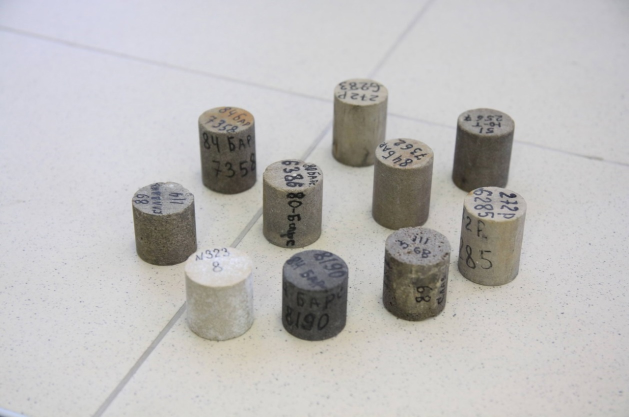
#> input picture HW3 - Count objects/count_cylindres.jpg, 1257 x 834 px (shown at 1/2 size)
$ jupyter execute 'HW3 - Count_objects.ipynb'
#> lines starting #> are read from the running program, lines starting #| are printed output that depends on the picture; after the words box and inside, x2 and y2 are one past the last pixel; in counts of white or black regions, pixels touching at a corner belong together
## Подсчет объектов

**Erode + dilate**

[cell 1]
import cv2 as cv
import numpy as np
import matplotlib.pyplot as plt
import requests


image_path = 'count_cylindres.jpg'
image = cv.imread(image_path)
#> image is the input picture: shape (834, 1257, 3); mean B, G, R 187.4, 188, 189.6


gray = cv.cvtColor(image, cv.COLOR_BGR2GRAY)

# Применение пороговой обработки
_, thresh = cv.threshold(gray, 0, 225, cv.THRESH_BINARY_INV + cv.THRESH_OTSU)
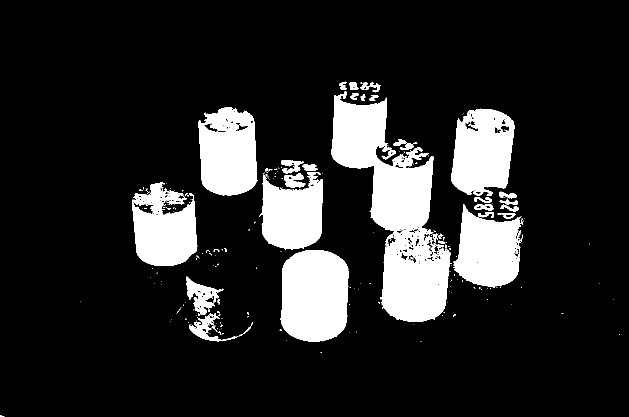
#> thresh: shape (834, 1257) (shown at 1/2 size); values 0 (black) and 225 (white), 15.2% white; 235 white regions (188 under 20 px), largest, box (x1, y1, x2, y2) and area: (663, 182, 903, 644) 47806, (561, 500, 698, 684) 21688, (397, 214, 515, 391) 17015

# Создание структурного элемента (ядро) для морфологических операций
kernel = cv.getStructuringElement(cv.MORPH_ELLIPSE, (35, 35))

# Применение эрозии для разделения объектов
eroded = cv.erode(thresh, kernel, iterations=1)
#> eroded: shape (834, 1257); values 0 (black) and 225 (white), 6.2% white; 9 white regions, largest, box (x1, y1, x2, y2) and area: (579, 517, 680, 667) 13332, (759, 344, 847, 445) 7196, (781, 527, 881, 627) 7107

# Применение дилатации для восстановления формы объектов
dilated = cv.dilate(eroded, kernel, iterations=1)
#> dilated: shape (834, 1257); values 0 (black) and 225 (white), 12.2% white; 9 white regions, largest, box (x1, y1, x2, y2) and area: (562, 500, 697, 684) 21651, (764, 510, 898, 644) 14429, (911, 430, 1036, 573) 14362

num_labels, markers = cv.connectedComponents(dilated)
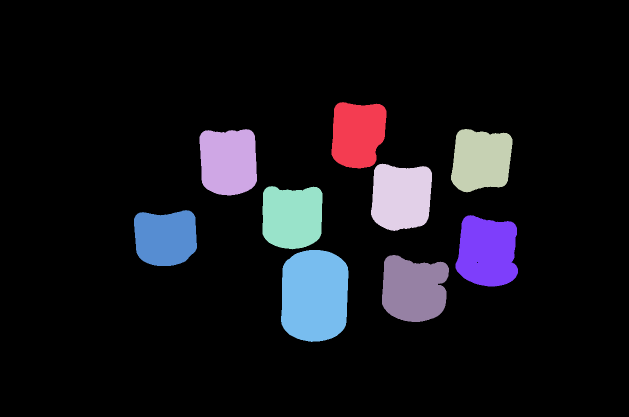
#> markers: shape (834, 1257) int32 (shown at 1/2 size); 10 distinct labels, from 0 to 9; one colour per label, 0 black
#> num_labels = 10


print(f"Количество цилиндров на изображении: {num_labels - 1}")
#| Количество цилиндров на изображении: 9


plt.figure(figsize=(15, 6))


plt.subplot(1, 3, 1)
plt.title("Оригинальное изображение")
plt.imshow(cv.cvtColor(image, cv.COLOR_BGR2RGB))
plt.axis("off")

plt.subplot(1, 3, 2)
plt.title("Пороговая обработка")
plt.imshow(thresh, cmap="gray")
plt.axis("off")

plt.subplot(1, 3, 3)
plt.title("Эрозия + Дилатация")
plt.imshow(dilated, cmap="gray")
plt.axis("off")

plt.show()
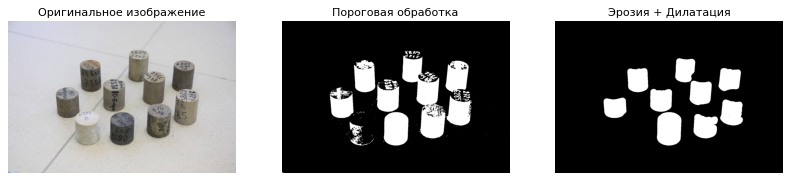
#> figure drawn by matplotlib, 3 panels

**C выравниванием гистограммы - CLAHE**

[cell 2]
# с выравниванием гистограммы - CLAHE


gray = cv.cvtColor(image, cv.COLOR_BGR2GRAY)

# Выравнивание гистограммы для повышения контраста
clahe = cv.createCLAHE(clipLimit=2.0, tileGridSize=(5, 5))
equalized = clahe.apply(gray)
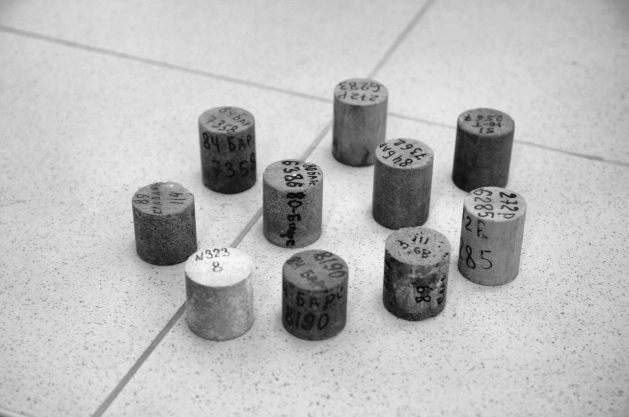
#> equalized: shape (834, 1257) (shown at 1/2 size); min 5, max 249, mean 186.2

# Применение пороговой обработки с Otsu
_, thresh_otsu = cv.threshold(equalized, 0, 255, cv.THRESH_BINARY_INV + cv.THRESH_OTSU)
#> thresh_otsu: shape (834, 1257); 15.8% white; 342 white regions (284 under 20 px), largest, box (x1, y1, x2, y2) and area: (662, 182, 867, 462) 27814, (556, 500, 697, 685) 21667, (902, 217, 1029, 392) 17139


kernel = cv.getStructuringElement(cv.MORPH_ELLIPSE, (25, 25))

eroded = cv.erode(thresh_otsu, kernel, iterations=1)
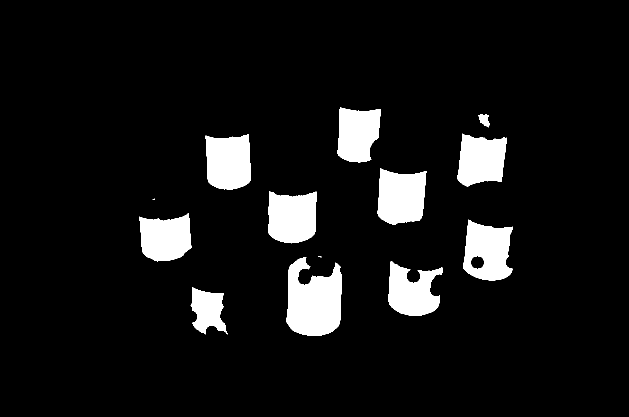
#> eroded: shape (834, 1257) (shown at 1/2 size); 8% white; 13 white regions (2 under 20 px), largest, box (x1, y1, x2, y2) and area: (572, 514, 684, 672) 12880, (755, 336, 853, 450) 8906, (926, 439, 1025, 562) 8674
dilated = cv.dilate(eroded, kernel, iterations=1)
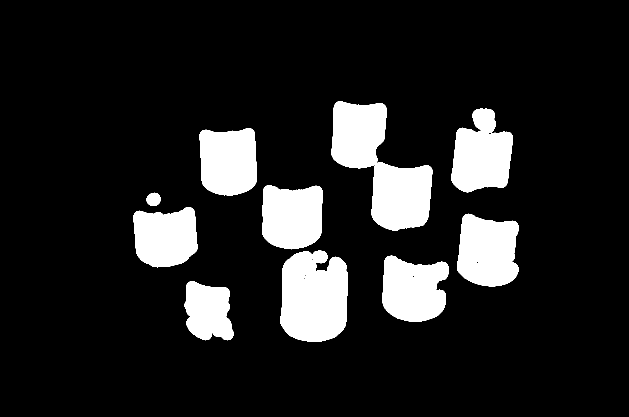
#> dilated: shape (834, 1257) (shown at 1/2 size); 13.3% white; 10 white regions, largest, box (x1, y1, x2, y2) and area: (663, 202, 865, 462) 26285, (560, 501, 696, 684) 20906, (903, 217, 1026, 385) 14738

num_labels, markers = cv.connectedComponents(dilated)
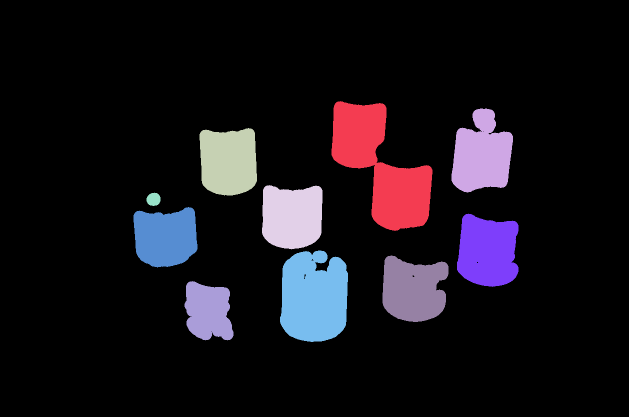
#> markers: shape (834, 1257) int32 (shown at 1/2 size); 11 distinct labels, from 0 to 10; one colour per label, 0 black
#> num_labels = 11

print(f"Количество цилиндров на изображении: {num_labels - 1}")
#| Количество цилиндров на изображении: 10


plt.figure(figsize=(18, 6))

plt.subplot(1, 4, 1)
plt.title("Оригинальное изображение")
plt.imshow(cv.cvtColor(image, cv.COLOR_BGR2RGB))
plt.axis("off")

plt.subplot(1, 4, 2)
plt.title("Выравненная гистограмма")
plt.imshow(equalized, cmap="gray")
plt.axis("off")

plt.subplot(1, 4, 3)
plt.title("Пороговая обработка (Otsu)")
plt.imshow(thresh_otsu, cmap="gray")
plt.axis("off")

plt.subplot(1, 4, 4)
plt.title("Обработанное изображение")
plt.imshow(dilated, cmap="gray")
plt.axis("off")

plt.show()
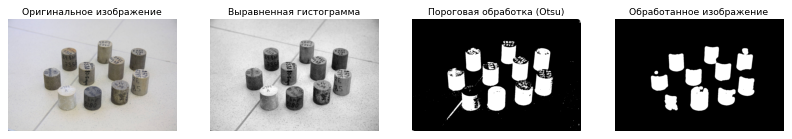
#> figure drawn by matplotlib, 4 panels

**Find Contours**

[cell 3]
gray = cv.cvtColor(image, cv.COLOR_BGR2GRAY)

# Блюр
blurred = cv.GaussianBlur(gray, (11,11), 4)

# Пороговая обработка
_, threshold = cv.threshold(blurred, 170, 200, cv.THRESH_BINARY_INV)
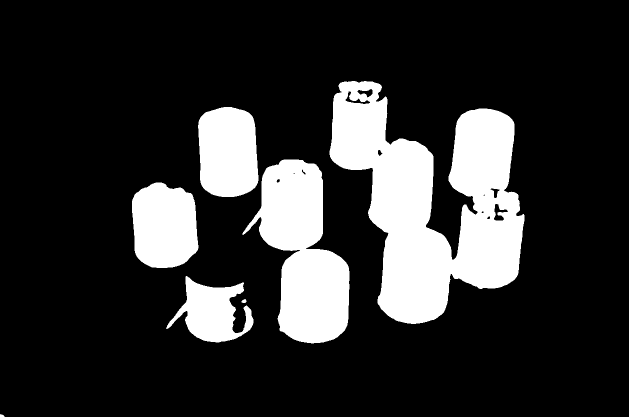
#> threshold: shape (834, 1257) (shown at 1/2 size); values 0 (black) and 200 (white), 18.6% white; 7 white regions

# Поиск контуров
contours, _ = cv.findContours(threshold, cv.RETR_EXTERNAL, cv.CHAIN_APPROX_SIMPLE)
#> contours = 7 contours; box (x1, y1, x2, y2) and area: (659, 162, 1049, 648) 100966, (485, 319, 699, 687) 43603, (264, 365, 397, 536) 18704, (396, 214, 517, 394) 18675, (332, 552, 507, 685) 11652, (483, 598, 493, 606) 46, (0, 828, 9, 834) 27

output_image = image.copy()
cv.drawContours(output_image, contours, -1, (0, 255, 0), 2)
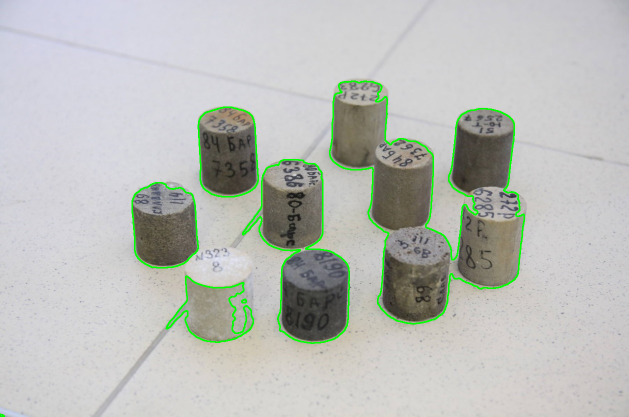
#> output_image: shape (834, 1257, 3) (shown at 1/2 size); 1.71% of pixels changed, all inside (x1, y1, x2, y2) = (0, 161, 1050, 834)

cylinder_count = len(contours)
#> cylinder_count = 7
print(f"Количество цилиндров на изображении: {cylinder_count}")
#| Количество цилиндров на изображении: 7

plt.imshow(output_image)
